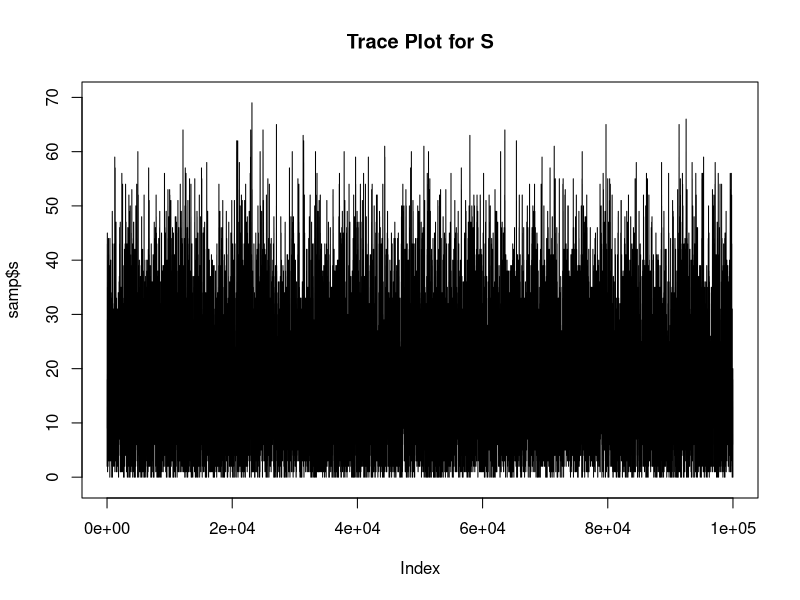
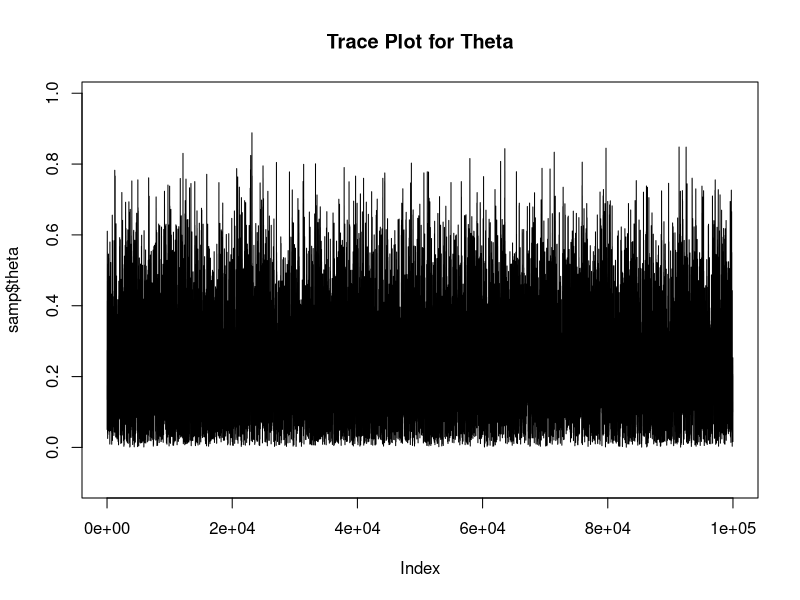
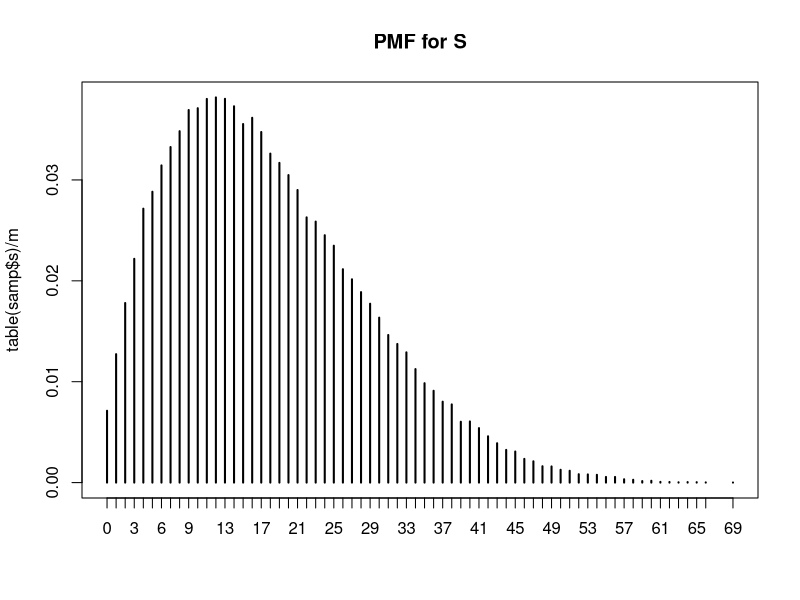

Source code (R) for these figures, in order:
# # # # # # # # # # # # # # # # # # # # # # # # # # # # # # # # # # # # # # # #
# This script implement's a Gibb's sampler for a bivariate samples from a     #
#   joint density (s, \theta) where s has a Binomial conditional distrib and  #
#   and \theta has a Beta conditional distrib
#                                                                             #
# Author: April Walker                                                        #
# # # # # # # # # # # # # # # # # # # # # # # # # # # # # # # # # # # # # # # #

#
# bivariate gibbs: adapted from Dr. Datta's normal_gibbs to handle bivariate
#   samples
#
#   input--
#   alpha.0: beta distrib's inital 'alpha' parameter
#   beta.0: beta distrib's inital 'beta' parameter
#   s.0: initial value for s~binom samples
#   theta.0: initial value for theta~beta samples
#   niter: number of samples wanted
#   burn.in: number of samples to toss
#
#   output--
#   list$s: the gibbs samples for s
#   list$theta: the gibbs samples for theta
bivariate_gibbs<- function(alpha.0, beta.0, s.0, theta.0, niter, burn.in=0) {
  s <- theta <- rep(0, niter+burn.in)
  n <- as.integer(round(s.0/theta.0))
  # set first value as initial given value...
  s[1] <- s.0
  theta[1] <- theta.0
  for (i in 2:(niter+burn.in)) {
    # as defined in background sample from s(i) and theta(i)
    s[i] = rbinom(1, n, theta[i-1])
    theta[i] = rbeta(1,alpha.0 + s[i], beta.0 + n - s[i])
  }
  return(list(s = s[-(1:burn.in)], theta = theta[-(1:burn.in)])) # bivariate samples
}

m <- 1e5 # number of samples we want

n <- 74 # taken from background observed data
s.0 <- 16 # taken from background observed data
theta.0 <- s.0/n # MLE for theta from observed data
alpha.0 <- 2.0 # as defined in background as our prior
beta.0 <- 6.4 # as defined in background as our prior

samp <- bivariate_gibbs(alpha.0, beta.0, s.0, theta.0, niter=m, burn.in=1000)

### Trace plots
jpeg("trace_s_prob1.jpg")
plot(samp$s, type = "s", main = "Trace Plot for S", ylim = c(min(samp$s)-1,max(samp$s)+1))
dev.off()

jpeg("trace_theta_prob1.jpg")
plot(samp$theta, type = "s", main = "Trace Plot for Theta", ylim = c(min(samp$theta)-0.1,max(samp$theta)+0.1))
dev.off()

### Histogram (alt kind)
jpeg("hist_s_prob1.jpg")
plot(table(samp$s)/m, main = "PMF for S")
dev.off()

### Posterior Median
cat("MLE of theta:                 ", s.0/n, "\n")
cat("Posterior median of theta:    ", median(samp$theta), "\n \n ")

### Test sensitivity with alternative samples...
samp2 <- bivariate_gibbs(alpha.0, beta.0, s.0, theta.0*.5, niter=m, burn.in=1000)
samp3 <- bivariate_gibbs(alpha.0, beta.0, s.0, theta.0*(2/74), niter=m, burn.in=1000)
samp4 <- bivariate_gibbs(alpha.0, beta.0, s.0, theta.0*2, niter=m, burn.in=1000)

cat("Posterior median of with theta.0 < MLE theta:     ", median(samp2$theta), "\n")
cat("Posterior median of with theta.0 << MLE theta:    ", median(samp3$theta), "\n")
cat("Posterior median of with theta.0 > MLE theta:     ", median(samp4$theta), "\n \n")

# out of curiosity...
cat("Posterior median of s:    ", median(samp$s), "\n")
